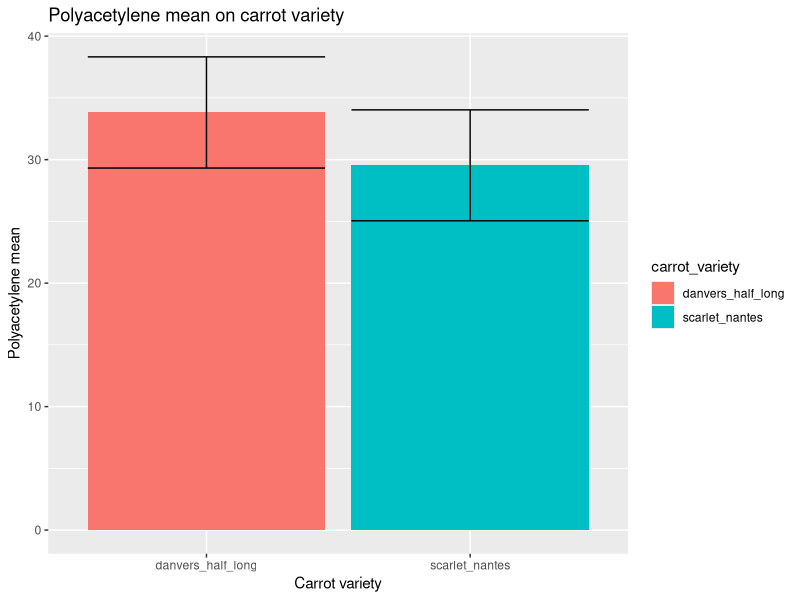
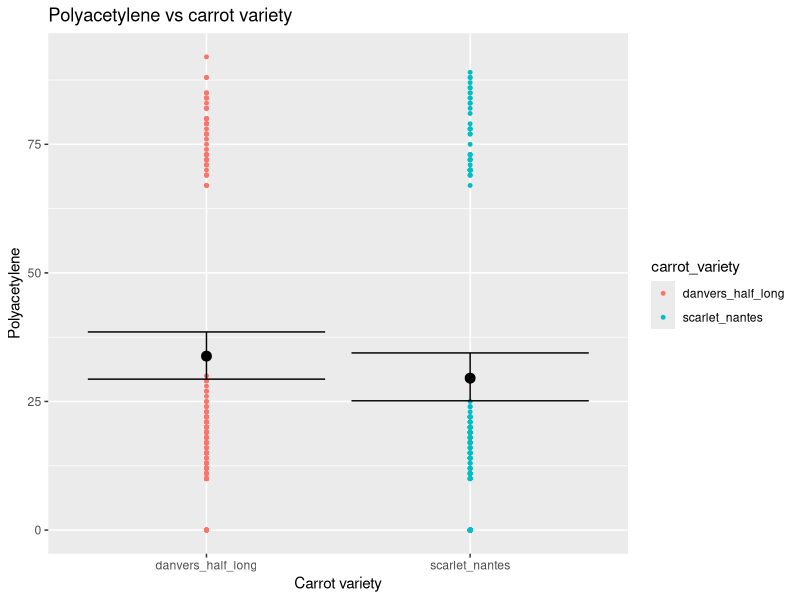
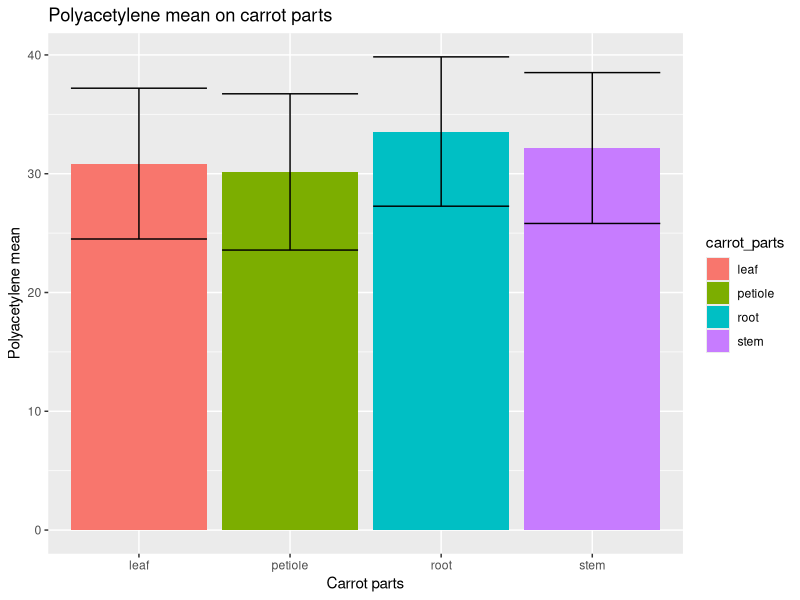
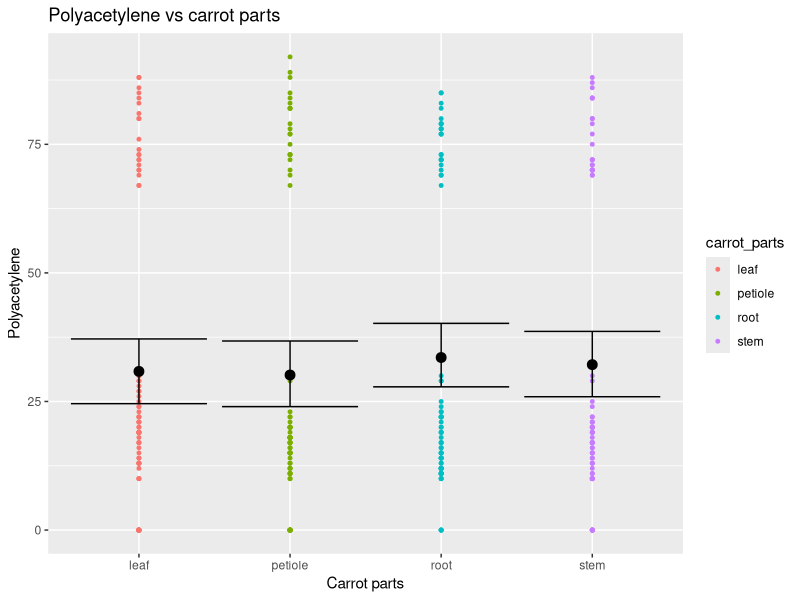
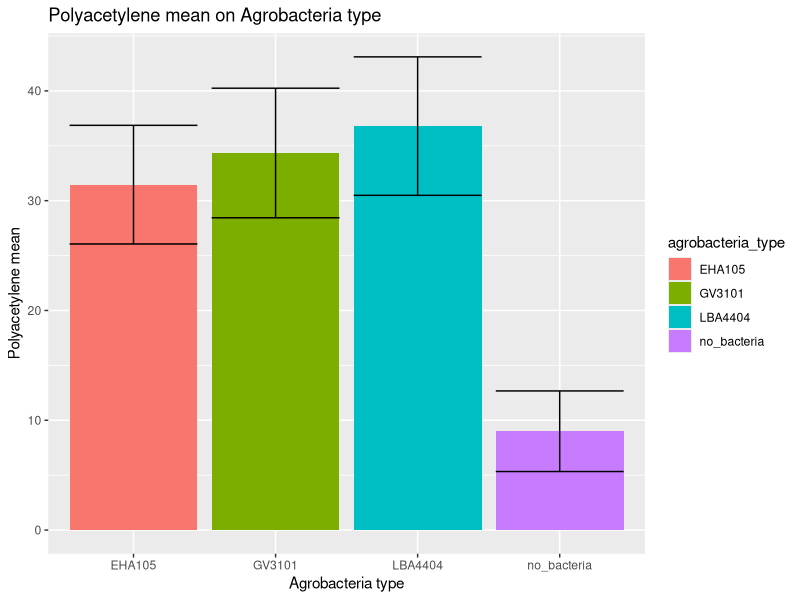
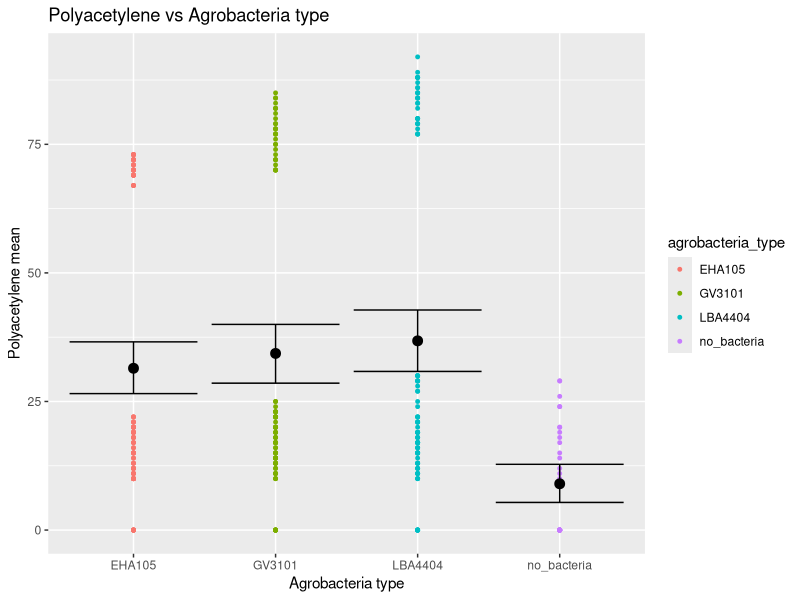
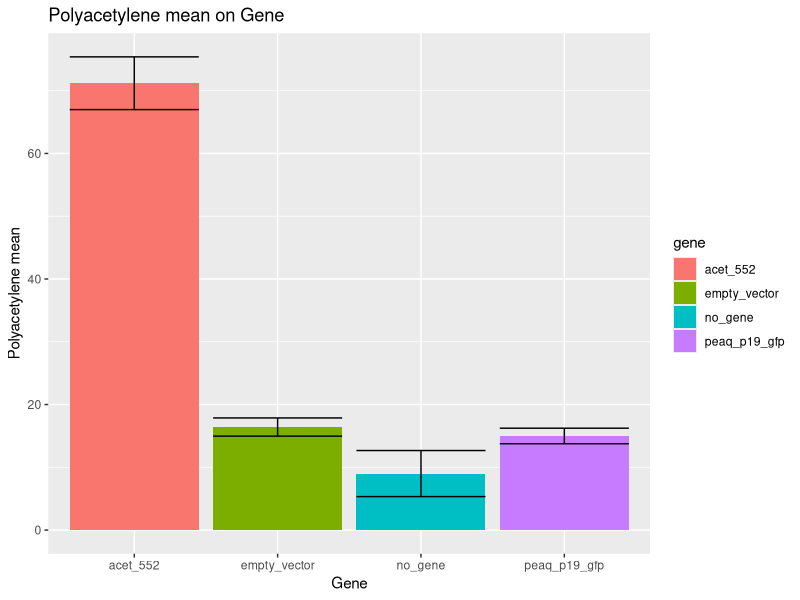
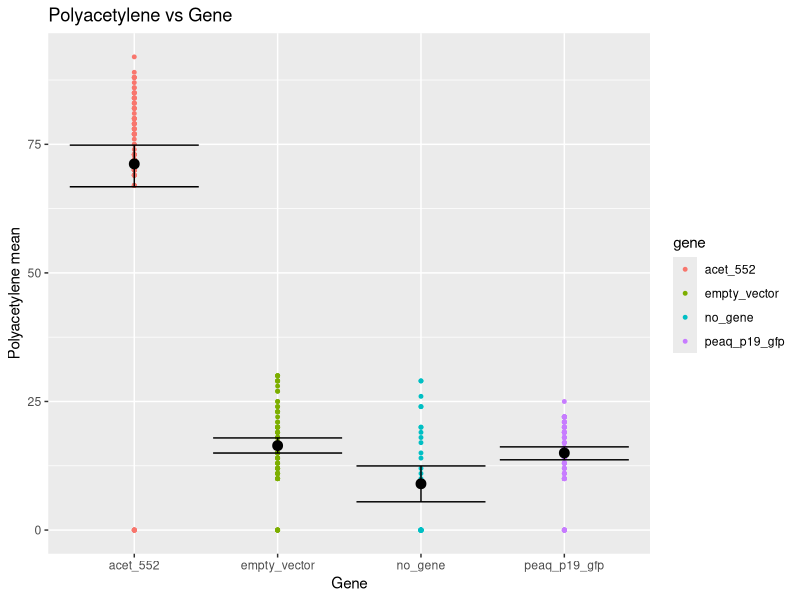

The R source for these figures, in order:
## ---- chunk 1
knitr::opts_chunk$set(echo = TRUE)
## ---- chunk 2
library(tidyverse) 
library(ggforce) 
library(ggsci)
library(patchwork)
library(Hmisc)
setwd('~/Desktop/BIOL792_2') #change to match your ggplot directory
carrot_df <- read.csv('carrot_transformation_version2-1.csv')
## ---- chunk 3
carrot_df[sample(nrow(carrot_df), 5), ]
summary(carrot_df)
## ---- chunk 4
carrot_long_df <- carrot_df %>%
  gather(key=polyacetylene, value = mean, c(GC_MS_polyacetylene_percentage))
## ---- chunk 5
variety_polyacetylene_sum_df <- carrot_df %>%
  group_by(carrot_variety) %>%
  summarise(mean = mean(GC_MS_polyacetylene_percentage, na.rm= TRUE),
            sd = sd(GC_MS_polyacetylene_percentage, na.rm= TRUE),
            n = n()) %>%
  mutate(se = sd / sqrt(n),
         ci = 1.96*se)
variety_polyacetylene_sum_df
## ---- chunk 6
carrot_variety_bar <- ggplot(data=variety_polyacetylene_sum_df, aes(x=carrot_variety, y=mean, fill= carrot_variety))+
  geom_bar(stat = 'identity')+
  geom_errorbar(aes(ymin = mean - ci, ymax = mean + ci))+
  xlab('Carrot variety')+
  ylab('Polyacetylene mean')+
  ggtitle('Polyacetylene mean on carrot variety')
  
carrot_variety_bar
## ---- chunk 7
carrot_variety_plots = ggplot(data=carrot_long_df, aes(x=carrot_variety, y=mean, colour=carrot_variety))+
  geom_point(size=1)+
  stat_summary(fun.data = mean_cl_boot, geom = "errorbar", color='black')+
  stat_summary(fun = mean, geom = "point", size=3, color='black')+
  xlab('Carrot variety')+
  ylab('Polyacetylene')+
  ggtitle('Polyacetylene vs carrot variety')

carrot_variety_plots
## ---- chunk 8
parts_polyacetylene_sum_df <- carrot_df %>%
  group_by(carrot_parts) %>%
  summarise(mean = mean(GC_MS_polyacetylene_percentage, na.rm= TRUE),
            sd = sd(GC_MS_polyacetylene_percentage, na.rm= TRUE),
            n = n()) %>%
  mutate(se = sd / sqrt(n),
         ci = 1.96*se)
parts_polyacetylene_sum_df
## ---- chunk 9
carrot_parts_bar <- ggplot(data=parts_polyacetylene_sum_df, aes(x=carrot_parts, y=mean, fill= carrot_parts))+
  geom_bar(stat = 'identity')+
  geom_errorbar(aes(ymin = mean - ci, ymax = mean + ci))+
  xlab('Carrot parts')+
  ylab('Polyacetylene mean')+
  ggtitle('Polyacetylene mean on carrot parts')
carrot_parts_bar
## ---- chunk 10
carrot_parts_plots = ggplot(data=carrot_long_df, aes(x=carrot_parts, y=mean, colour=carrot_parts))+
  geom_point(size=1)+
  stat_summary(fun.data = mean_cl_boot, geom = "errorbar", color='black')+
  stat_summary(fun = mean, geom = "point", size=3, color='black')+
  xlab('Carrot parts')+
  ylab('Polyacetylene')+
  ggtitle('Polyacetylene vs carrot parts')

carrot_parts_plots
## ---- chunk 11
agrobacteria_polyacetylene_sum_df <- carrot_df %>%
  group_by(agrobacteria_type) %>%
  summarise(mean = mean(GC_MS_polyacetylene_percentage, na.rm= TRUE),
            sd = sd(GC_MS_polyacetylene_percentage, na.rm= TRUE),
            n = n()) %>%
  mutate(se = sd / sqrt(n),
         ci = 1.96*se)
agrobacteria_polyacetylene_sum_df
## ---- chunk 12
agrobacteria_bar <- ggplot(data=agrobacteria_polyacetylene_sum_df, aes(x=agrobacteria_type, y=mean, fill= agrobacteria_type))+
  geom_bar(stat = 'identity')+
  geom_errorbar(aes(ymin = mean - ci, ymax = mean + ci))+
  xlab('Agrobacteria type')+
  ylab('Polyacetylene mean')+
  ggtitle('Polyacetylene mean on Agrobacteria type')
  
agrobacteria_bar
## ---- chunk 13
agrobacteria_plots = ggplot(data=carrot_long_df, aes(x=agrobacteria_type, y=mean, colour=agrobacteria_type))+
  geom_point(size=1)+
  stat_summary(fun.data = mean_cl_boot, geom = "errorbar", color='black')+
  stat_summary(fun = mean, geom = "point", size=3, color='black')+
  xlab('Agrobacteria type')+
  ylab('Polyacetylene mean')+
  ggtitle('Polyacetylene vs Agrobacteria type')

agrobacteria_plots
## ---- chunk 14
gene_polyacetylene_sum_df <- carrot_df %>%
  group_by(gene) %>%
  summarise(mean = mean(GC_MS_polyacetylene_percentage, na.rm= TRUE),
            sd = sd(GC_MS_polyacetylene_percentage, na.rm= TRUE),
            n = n()) %>%
  mutate(se = sd / sqrt(n),
         ci = 1.96*se)
gene_polyacetylene_sum_df
## ---- chunk 15
gene_bar <- ggplot(data=gene_polyacetylene_sum_df, aes(x=gene, y=mean, fill= gene))+
  geom_bar(stat = 'identity')+
  geom_errorbar(aes(ymin = mean - ci, ymax = mean + ci))+
  xlab('Gene')+
  ylab('Polyacetylene mean')+
  ggtitle('Polyacetylene mean on Gene')
  
gene_bar
## ---- chunk 16
gene_plots = ggplot(data=carrot_long_df, aes(x=gene, y=mean, colour=gene))+
  geom_point(size=1)+
  stat_summary(fun.data = mean_cl_boot, geom = "errorbar", color='black')+
  stat_summary(fun = mean, geom = "point", size=3, color='black')+
  xlab('Gene')+
  ylab('Polyacetylene mean')+
  ggtitle('Polyacetylene vs Gene')

gene_plots
## ---- chunk 17
carrot_variety_bar + carrot_parts_bar + agrobacteria_bar + gene_bar
## ---- chunk 18
carrot_variety_plots + carrot_parts_plots + agrobacteria_plots + gene_plots
## ---- chunk 19
smp_siz = floor(0.75*nrow(carrot_df))
set.seed(123)
train_ind = sample(seq_len(nrow(carrot_df)),size = smp_siz)
train = carrot_df[train_ind,]
test = carrot_df[-train_ind,]
linear_model = lm(carrot_df$GC_MS_polyacetylene_percentage ~ carrot_df$carrot_variety + carrot_df$carrot_parts + carrot_df$agrobacteria_type + carrot_df$gene, data = train)
summary(linear_model)
## ---- chunk 20
precentage_prediction = predict(linear_model, newdata = test)
actuals_preds <- data.frame(cbind(actuals=carrot_df$GC_MS_polyacetylene_percentage, predicteds=precentage_prediction))
actuals_preds
